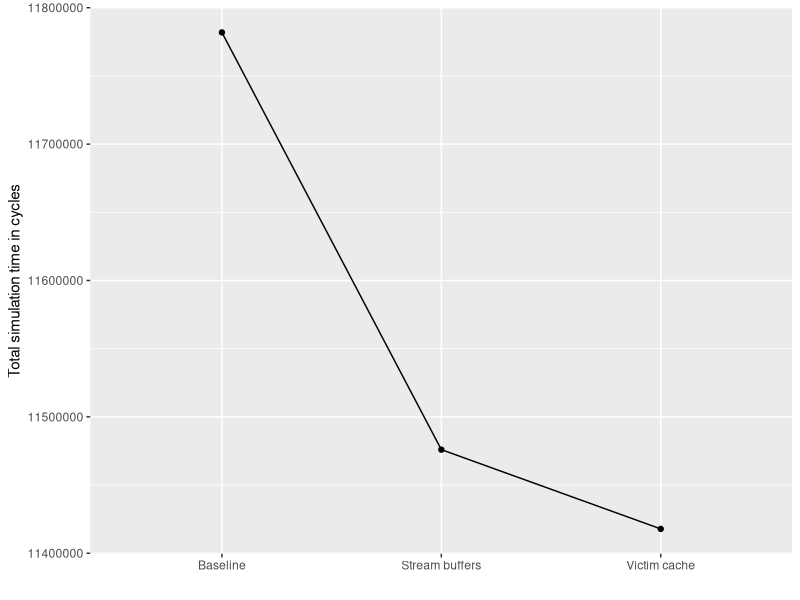
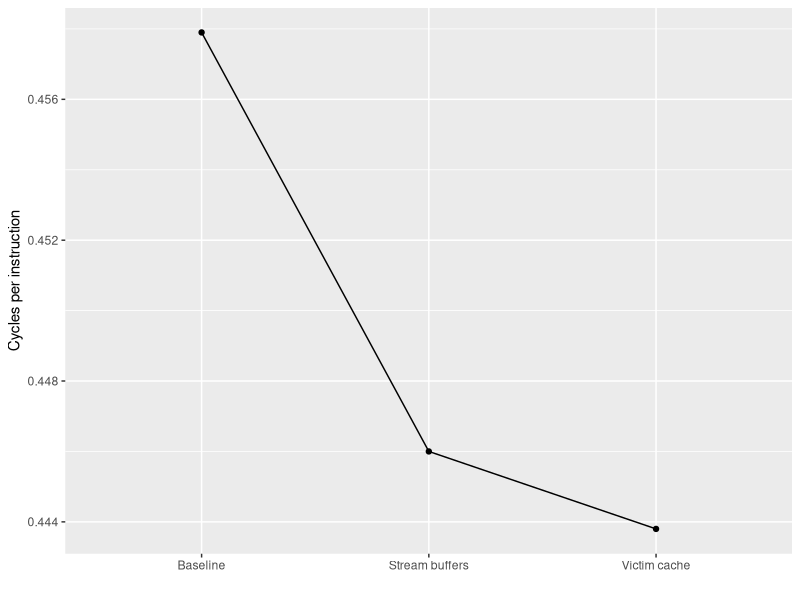
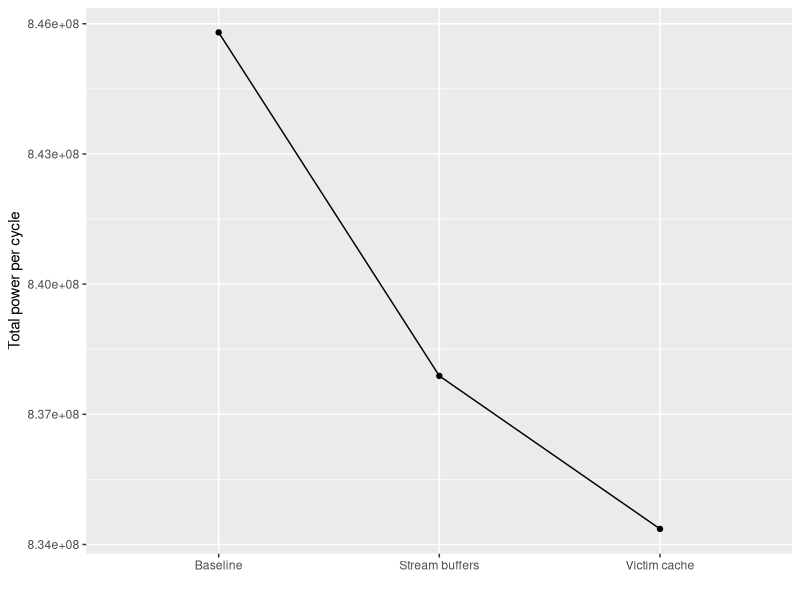
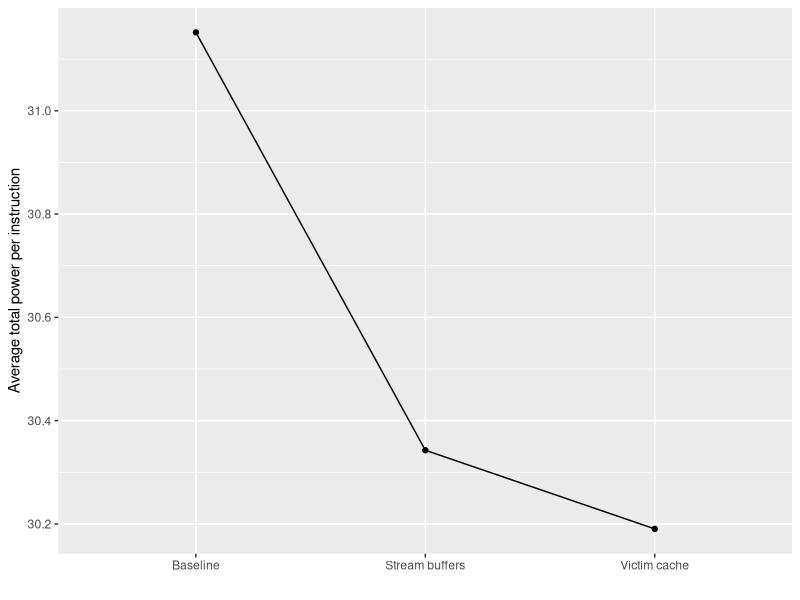
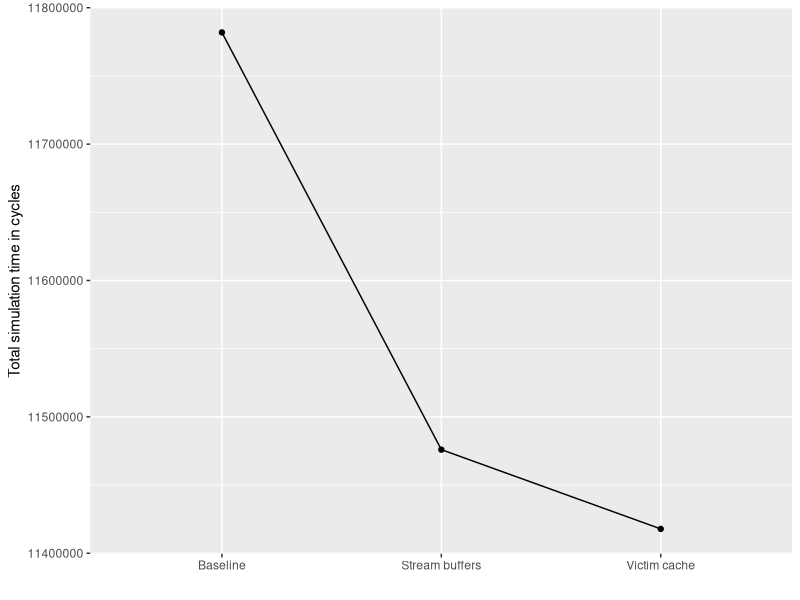
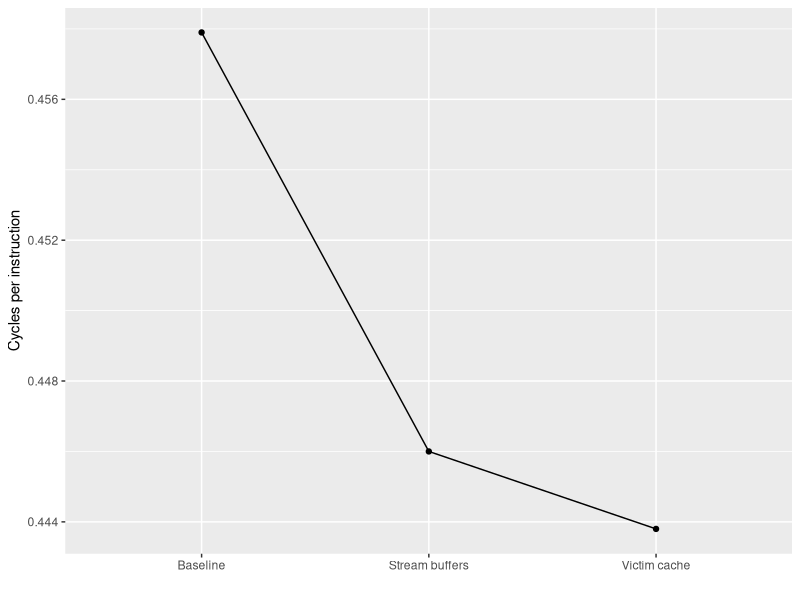
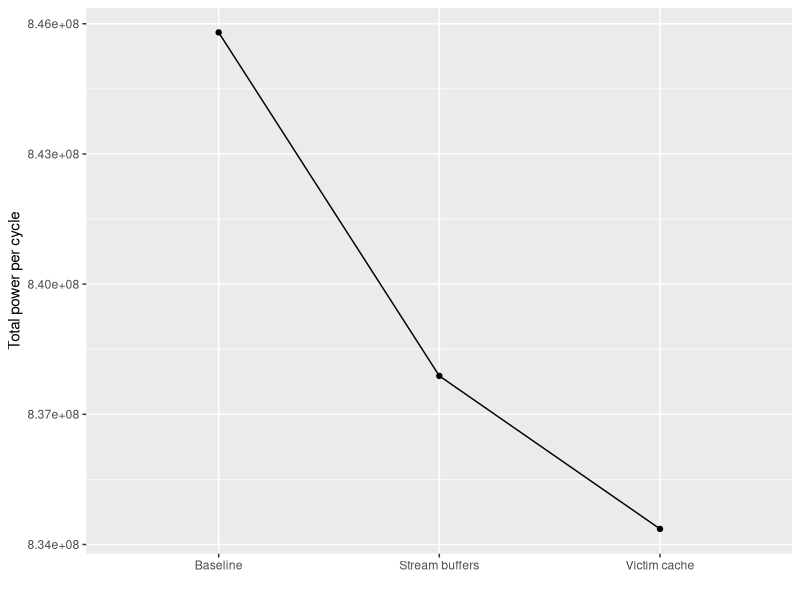
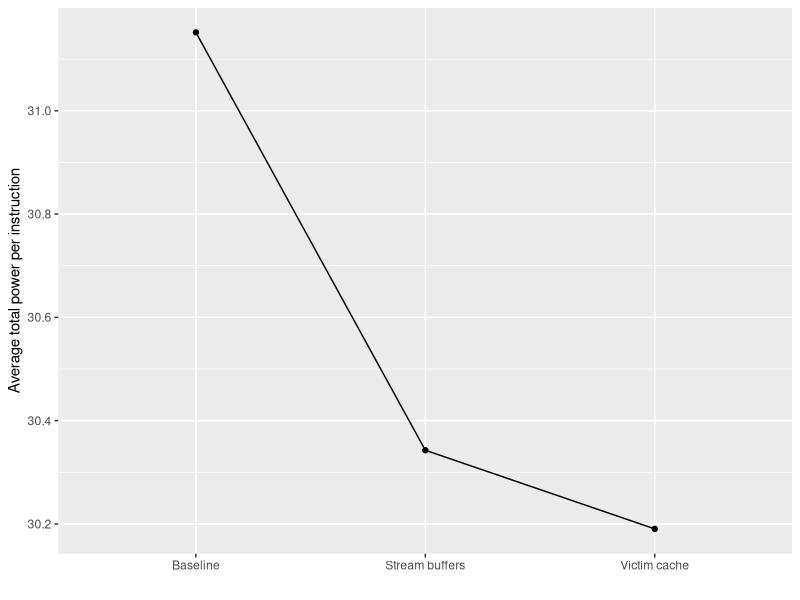

Source code (R) for these figures, in order:
library(ggplot2)

Data <- read.csv('anagram_stats.csv', sep = ';', header = F)
Data$V1 <- factor(Data$V1, levels = c("Baseline","Stream buffers","Victim cache"))
d <- Data[1:3,]
xlab = " "
ylab = "Total simulation time in cycles"
g <- ggplot(data=d, 
            aes(x=factor(V1), y=V3,group=V2)) + 
  geom_line() + 
  geom_point() +
  scale_x_discrete(xlab) +
  scale_y_continuous(ylab) 
plot(g)
ggsave(paste0('Plots/anagram_1.pdf'))

d <- Data[4:6,]
xlab = " "
ylab = "Cycles per instruction"
g <- ggplot(data=d, 
            aes(x=factor(V1), y=V3,group=V2)) + 
  geom_line() + 
  geom_point() +
  scale_x_discrete(xlab) +
  scale_y_continuous(ylab) 
plot(g)
ggsave(paste0('Plots/anagram_2.pdf'))

d <- Data[7:9,]
xlab = " "
ylab = "Total power per cycle"
g <- ggplot(data=d, 
            aes(x=factor(V1), y=V3,group=V2)) + 
  geom_line() + 
  geom_point() +
  scale_x_discrete(xlab) +
  scale_y_continuous(ylab) 
plot(g)
ggsave(paste0('Plots/anagram_3.pdf'))

d <- Data[10:12,]
xlab = " "
ylab = "Average total power per instruction"
g <- ggplot(data=d, 
            aes(x=factor(V1), y=V3,group=V2)) + 
  geom_line() + 
  geom_point() +
  scale_x_discrete(xlab) +
  scale_y_continuous(ylab) 
plot(g)
ggsave(paste0('Plots/anagram_4.pdf'))
